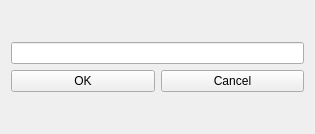
<?xml version="1.0" encoding="UTF-8"?>
<ui version="4.0">
 <class>AddTaskWidget</class>
 <widget class="QWidget" name="AddTaskWidget">
  <property name="geometry">
   <rect>
    <x>0</x>
    <y>0</y>
    <width>315</width>
    <height>134</height>
   </rect>
  </property>
  <property name="windowTitle">
   <string>Form</string>
  </property>
  <layout class="QGridLayout" name="gridLayout">
   <item row="0" column="0">
    <layout class="QVBoxLayout" name="verticalLayout">
     <item>
      <widget class="QLineEdit" name="lineEdit">
       <property name="sizePolicy">
        <sizepolicy hsizetype="Preferred" vsizetype="Fixed">
         <horstretch>0</horstretch>
         <verstretch>0</verstretch>
        </sizepolicy>
       </property>
      </widget>
     </item>
     <item>
      <layout class="QHBoxLayout" name="horizontalLayout">
       <item>
        <widget class="QPushButton" name="okPushButton">
         <property name="text">
          <string>OK</string>
         </property>
        </widget>
       </item>
       <item>
        <widget class="QPushButton" name="cancelPushButton">
         <property name="text">
          <string>Cancel</string>
         </property>
        </widget>
       </item>
      </layout>
     </item>
    </layout>
   </item>
  </layout>
 </widget>
 <resources/>
 <connections/>
</ui>
